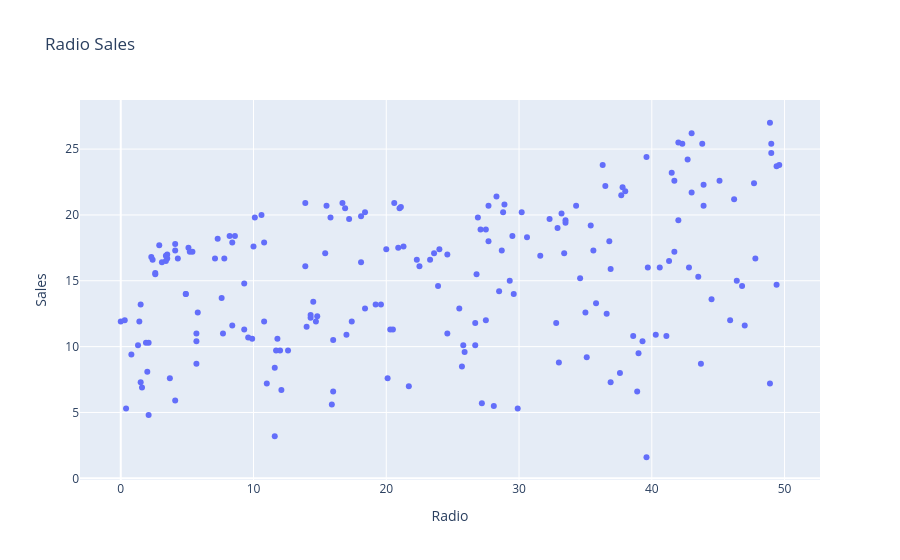

The code cell stored with this chart in its notebook:
### Code cell
fig = px.scatter(data_frame=ds, x="Radio", y="Sales", title='Radio Sales')
fig.show()

### Figure 1 — Plotly figure (JSON) as saved in the notebook; plotly's stock layout.template omitted (floating-point values rounded to 4 significant figures; data arrays with more than 128 entries replaced by an {"elided": "..."} marker saying what was removed)
{"data": [{"hovertemplate": "Radio=%{x}<br>Sales=%{y}<extra></extra>", "legendgroup": "", "marker": {"color": "#636efa", "symbol": "circle"}, "mode": "markers", "name": "", "orientation": "v", "showlegend": false, "x": {"elided": "200 float values"}, "xaxis": "x", "y": {"elided": "200 float values"}, "yaxis": "y", "type": "scatter"}], "layout": {"xaxis": {"anchor": "y", "domain": [0.0, 1.0], "title": {"text": "Radio"}}, "yaxis": {"anchor": "x", "domain": [0.0, 1.0], "title": {"text": "Sales"}}, "legend": {"tracegroupgap": 0}, "title": {"text": "Radio Sales"}}}
